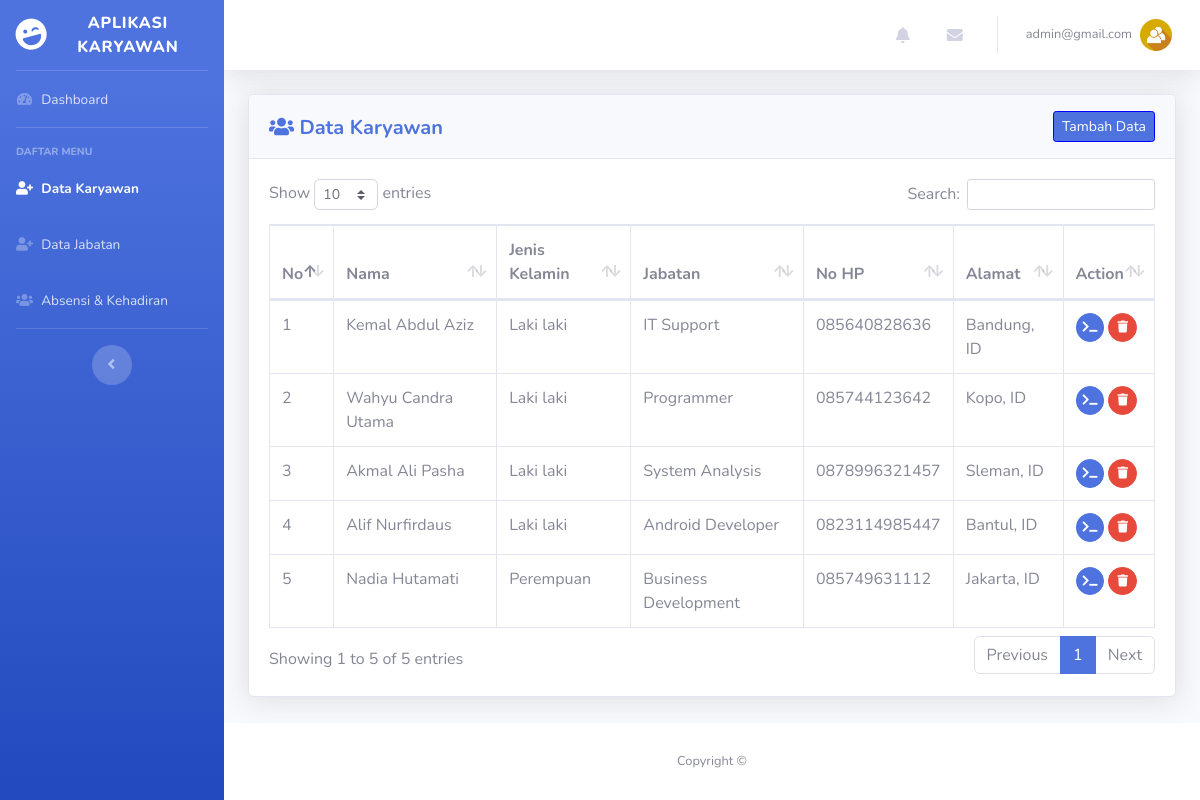
Screenshot of /view/admin/karyawan.php (signed in) with the database file from the repository.
### tables this page shows
CREATE TABLE `karyawan` (
  `id_karyawan` int(3) NOT NULL,
  `nama` varchar(25) NOT NULL,
  `jk` enum('L','P') NOT NULL,
  `id_jabatan` int(2) NOT NULL,
  `no_hp` varchar(13) NOT NULL,
  `alamat` varchar(100) NOT NULL
);

CREATE TABLE `jabatan` (
  `id_jabatan` int(2) NOT NULL,
  `nama_jabatan` varchar(50) NOT NULL
);

### view/admin/karyawan.php (the view, shortened to what this page needs)
<!DOCTYPE html>
<html lang="en">
<head>
  <link href="../../assets/vendor/fontawesome-free/css/all.min.css" rel="stylesheet" type="text/css">
  <link href="../../assets/css/sb-admin-2.min.css" rel="stylesheet">
  <link href="../../assets/vendor/datatables/dataTables.bootstrap4.min.css" rel="stylesheet">
</head>
<body id="page-top">
<?php
  include '../../controller/koneksi.php';
?>
  <div id="wrapper">
    <ul class="navbar-nav bg-gradient-primary sidebar sidebar-dark accordion" id="accordionSidebar">
      <a class="sidebar-brand d-flex align-items-center justify-content-center" href="index.php">
        <div class="sidebar-brand-icon rotate-n-15">
          <i class="fas fa-laugh-wink"></i>
        </div>
        <div class="sidebar-brand-text mx-3">Aplikasi Karyawan<sup></sup></div>
      </a>
      <hr class="sidebar-divider my-0">
      <li class="nav-item">
        <a class="nav-link" href="index.php">
          <i class="fas fa-fw fa-tachometer-alt"></i>
          <span>Dashboard</span></a>
      </li>
      <hr class="sidebar-divider">
      <div class="sidebar-heading">
        Daftar Menu
      </div>
      <li class="nav-item active">
        <a class="nav-link" href="karyawan.php">
          <i class="fas fa-fw fa-user-plus"></i>
          <span>Data Karyawan</span></a>
      </li>
      <li class="nav-item">
        <a class="nav-link" href="jabatan.php">
          <i class="fas fa-fw fa-user-plus"></i>
          <span>Data Jabatan</span></a>
      </li>
      <li class="nav-item">
        <a class="nav-link" href="absensi.php">
          <i class="fas fa-fw fa-users"></i>
          <span>Absensi & Kehadiran</span></a>
      </li>
      <hr class="sidebar-divider d-none d-md-block">
      <div class="text-center d-none d-md-inline">
        <button class="rounded-circle border-0" id="sidebarToggle"></button>
      </div>
    </ul>
    <div id="content-wrapper" class="d-flex flex-column">
      <div id="content">
        <nav class="navbar navbar-expand navbar-light bg-white topbar mb-4 static-top shadow">
          <ul class="navbar-nav ml-auto">
            <li class="nav-item dropdown no-arrow mx-1">
              <a class="nav-link dropdown-toggle" href="#" id="alertsDropdown" role="button" data-toggle="dropdown" aria-haspopup="true" aria-expanded="false">
                <i class="fas fa-bell fa-fw"></i>
              </a>
            </li>
            <li class="nav-item dropdown no-arrow mx-1">
              <a class="nav-link dropdown-toggle" href="#" id="messagesDropdown" role="button" data-toggle="dropdown" aria-haspopup="true" aria-expanded="false">
                <i class="fas fa-envelope fa-fw"></i>
              </a>
            </li>
            <li class="nav-item dropdown no-arrow">
              <a class="nav-link dropdown-toggle" href="#" id="userDropdown" role="button" data-toggle="dropdown" aria-haspopup="true" aria-expanded="false">
                <span class="mr-2 d-none d-lg-inline text-gray-600 small"><?php echo $_SESSION['email'];?></span>
                <img class="img-profile rounded-circle" src="../../assets/img/usericon.jpg">
              </a>
            </li>
          </ul>
        </nav>
        <div class="container-fluid">
          <div id="dataKaryawan">
          <div class="card shadow mb-4">
            <div class="card-header py-3">
			  <span class="float-left" style="padding-top:5px">
				<h5 class="m-0 font-weight-bold text-primary"><i class="fa fa-users" aria-hidden="true"></i> Data Karyawan</h5>
			  </span>
			  <a href="karyawan.php?aksi=tambah_data"><span class="btn btn-primary btn-sm float-right" style="border:1px solid blue">Tambah Data</span></a>
            </div>
            <div class="card-body">
              <div class="table-responsive">
                <table class="table table-bordered" id="dataTable" width="100%" cellspacing="0">
                  <thead>
                    <tr>
                      <th>No</th>
                      <th>Nama</th>
                      <th>Jenis Kelamin</th>
                      <th>Jabatan</th>
                      <th>No HP</th>
                      <th>Alamat</th>
                      <th>Action</th>
                    </tr>
                  </thead>
                  <tbody>
                    <?php
                      $semuaKaryawan = "SELECT * FROM `karyawan` JOIN jabatan ON karyawan.id_jabatan = jabatan.id_jabatan";
                      $resultKaryawan = mysqli_query($db, $semuaKaryawan);
                      $no = 1;
                      foreach ($resultKaryawan as $row2) {
                        $jenis_kelamin = $row2['jk']=='P'?'Perempuan':'Laki laki';
                    ?>
                    <tr>
                      <td><?=$no++;?></td>
                      <td><?=$row2['nama'];?></td>
                      <td><?=$jenis_kelamin;?></td>
                      <td><?=$row2['nama_jabatan'];?></td>
                      <td><?=$row2['no_hp'];?></td>
                      <td><?=$row2['alamat'];?></td>
                      <td>
                          <a href="karyawan.php?edit=<?=$row2['id_karyawan'];?>" title="Edit" class="btn btn-primary btn-sm btn-circle">
                            <i class="fas fa-terminal"></i>
                          </a>
                          <a data-toggle="modal" data-target="#hapusModal<?=$row2['id_karyawan'];?>" href="#" title="Hapus" class="btn btn-danger btn-circle btn-sm">
                            <i class="fas fa-trash"></i>
                          </a>
                      </td>
                    </tr>
                    <?php } ?>
                  </tbody>
                </table>
              </div>
            </div>
          </div>
      	  </div>
        </div>
      </div>
      <footer class="sticky-footer bg-white">
        <div class="container my-auto">
          <div class="copyright text-center my-auto">
            <span>Copyright &copy;</span>
          </div>
        </div>
      </footer>
    </div>
  </div>
</body>
</html>

### rows the page displays
karyawan: nama "Kemal Abdul Aziz", jk "Laki laki", id_jabatan.nama_jabatan "IT Support", no_hp "085640828636", alamat "Bandung, ID"
karyawan: nama "Wahyu Candra Utama", jk "Laki laki", id_jabatan.nama_jabatan "Programmer", no_hp "085744123642", alamat "Kopo, ID"
karyawan: nama "Akmal Ali Pasha", jk "Laki laki", id_jabatan.nama_jabatan "System Analysis", no_hp "0878996321457", alamat "Sleman, ID"
karyawan: nama "Alif Nurfirdaus", jk "Laki laki", id_jabatan.nama_jabatan "Android Developer", no_hp "0823114985447", alamat "Bantul, ID"
karyawan: nama "Nadia Hutamati", jk "Perempuan", id_jabatan.nama_jabatan "Business Development", no_hp "085749631112", alamat "Jakarta, ID"

### other values shown
$_SESSION['email'] "admin@gmail.com"
